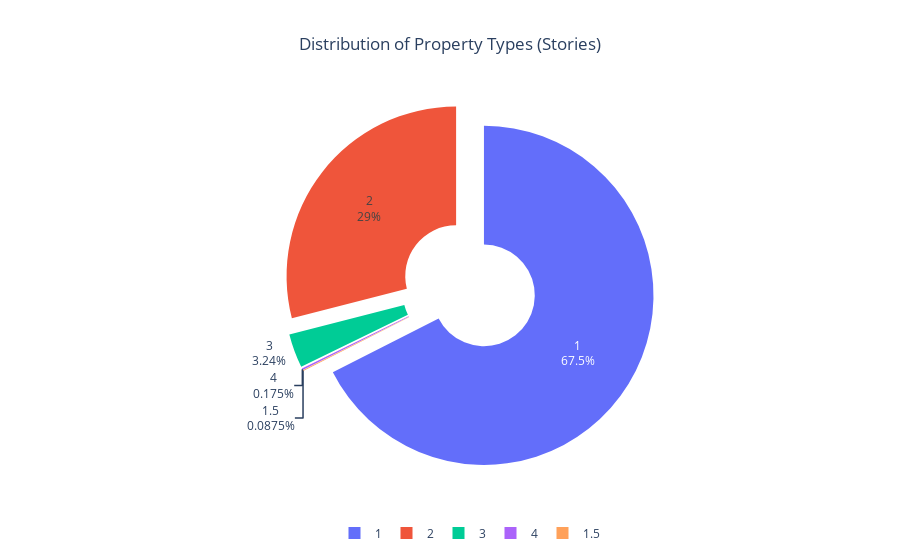

Notebook code cell kept with this figure:
### Markdown cell above
# Visualization 5: Pie Chart
Research Question: What are the most common property types?

### Code cell
import pandas as pd
import plotly.graph_objects as go
import plotly.express as px

# Count the occurrences of each property type
property_type_counts = data['Stories'].value_counts()

# Prepare data for the pie chart
labels = property_type_counts.index.tolist()  
sizes = property_type_counts.values.tolist()  

fig = go.Figure()

fig.add_trace(go.Pie(
    labels=labels,
    values=sizes,
    pull=[0.1] * len(labels),  
    textinfo='label+percent',
    marker=dict(colors=colors),
    hole=0.3  
))

fig.update_layout(
    title_text=f"Distribution of Property Types (Stories)",
    title_x=0.5, 
    showlegend=True,
    legend=dict(
        orientation="h", 
        yanchor="bottom",
        y=-0.2,
        xanchor="center",
        x=0.5
    )
)

fig.show()

### Figure 1 — Plotly figure (JSON) as saved in the notebook; plotly's stock layout.template omitted (floating-point values rounded to 4 significant figures)
{"data": [{"hole": 0.3, "labels": [1, 2, 3, 4, 1.5], "marker": {"colors": [[141, 211, 199], [255, 255, 179], [190, 186, 218], [251, 128, 114], [128, 177, 211], [253, 180, 98], [179, 222, 105], [252, 205, 229], [217, 217, 217], [188, 128, 189], [204, 235, 197], [255, 237, 111]]}, "pull": [0.1, 0.1, 0.1, 0.1, 0.1], "textinfo": "label+percent", "type": "pie", "values": [1544, 663, 74, 4, 2]}], "layout": {"legend": {"orientation": "h", "x": 0.5, "xanchor": "center", "y": -0.2, "yanchor": "bottom"}, "showlegend": true, "title": {"text": "Distribution of Property Types (Stories)", "x": 0.5}}}
